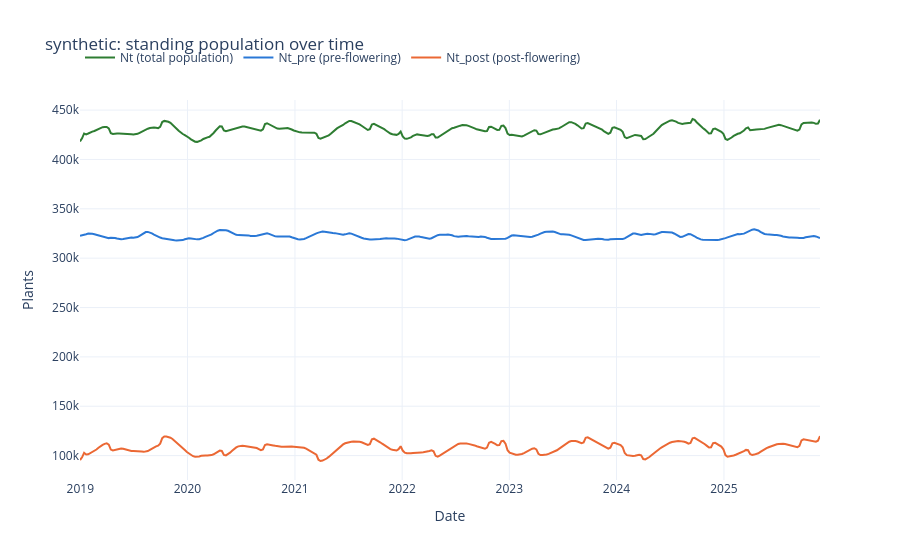

The notebook cell saved with this chart:
### Markdown cell above
## 7. Output

The standing population and the weekly flows, on separate charts since they differ in scale by
well over an order of magnitude:

### Code cell
fig = go.Figure()
fig.add_trace(go.Scatter(x=output["date"], y=output["Nt"].round(1), name="Nt (total population)", line=dict(color="#2E7D32", width=2)))
fig.add_trace(go.Scatter(x=output["date"], y=output["Nt_pre"].round(1), name="Nt_pre (pre-flowering)", line=dict(color="#2a78d6", width=2)))
fig.add_trace(go.Scatter(x=output["date"], y=output["Nt_post"].round(1), name="Nt_post (post-flowering)", line=dict(color="#eb6834", width=2)))

fig.update_layout(
    title=f"{DATA_DIR.name}: standing population over time",
    xaxis_title="Date",
    yaxis_title="Plants",
    template="plotly_white",
    legend=dict(orientation="h", y=1.15),
)
fig.show()

### Figure 1 — Plotly figure (JSON) as saved in the notebook; plotly's stock layout.template omitted (floating-point values rounded to 4 significant figures; data arrays with more than 128 entries replaced by an {"elided": "..."} marker saying what was removed)
{"data": [{"line": {"color": "#2E7D32", "width": 2}, "name": "Nt (total population)", "type": "scatter", "x": {"elided": "361 str values"}, "y": {"elided": "361 float values"}}, {"line": {"color": "#2a78d6", "width": 2}, "name": "Nt_pre (pre-flowering)", "type": "scatter", "x": {"elided": "361 str values"}, "y": {"elided": "361 float values"}}, {"line": {"color": "#eb6834", "width": 2}, "name": "Nt_post (post-flowering)", "type": "scatter", "x": {"elided": "361 str values"}, "y": {"elided": "361 float values"}}], "layout": {"legend": {"orientation": "h", "y": 1.15}, "title": {"text": "synthetic: standing population over time"}, "xaxis": {"title": {"text": "Date"}}, "yaxis": {"title": {"text": "Plants"}}}}
